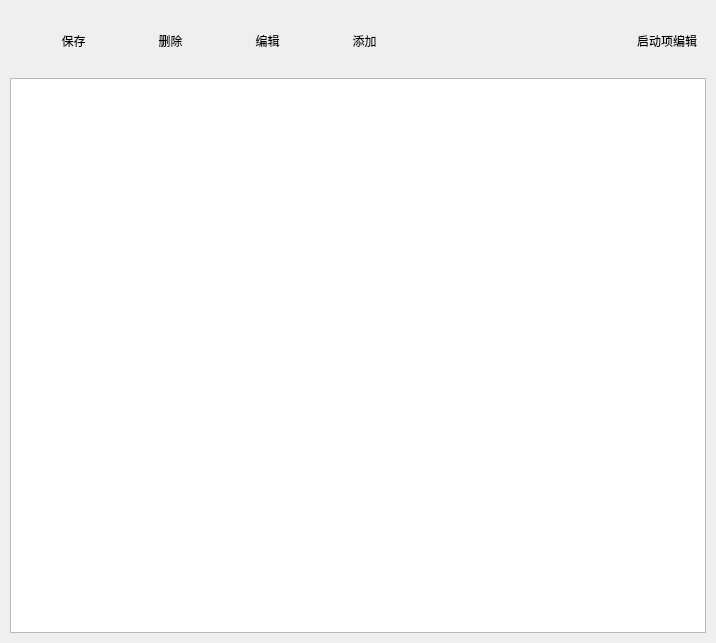
<?xml version="1.0" encoding="UTF-8"?>
<ui version="4.0">
 <class>manageStart</class>
 <widget class="QWidget" name="manageStart">
  <property name="geometry">
   <rect>
    <x>0</x>
    <y>0</y>
    <width>716</width>
    <height>643</height>
   </rect>
  </property>
  <property name="windowTitle">
   <string>启动项管理</string>
  </property>
  <layout class="QVBoxLayout" name="verticalLayout_main">
   <property name="leftMargin">
    <number>10</number>
   </property>
   <property name="topMargin">
    <number>10</number>
   </property>
   <property name="rightMargin">
    <number>10</number>
   </property>
   <property name="bottomMargin">
    <number>10</number>
   </property>
   <item>
    <widget class="QWidget" name="horizontalLayoutWidget" native="true">
     <property name="sizePolicy">
      <sizepolicy hsizetype="Preferred" vsizetype="Fixed">
       <horstretch>0</horstretch>
       <verstretch>0</verstretch>
      </sizepolicy>
     </property>
     <layout class="QHBoxLayout" name="horizontalLayout">
      <item>
       <widget class="QWidget" name="widget" native="true">
        <property name="minimumSize">
         <size>
          <width>400</width>
          <height>0</height>
         </size>
        </property>
        <layout class="QGridLayout" name="gridLayout">
         <item row="0" column="2">
          <widget class="QPushButton" name="pushButton_3">
           <property name="text">
            <string>编辑</string>
           </property>
           <property name="icon">
            <iconset resource="../../Resource.qrc">
             <normaloff>:/public/IconaMoon/General/Edit - 24x24.png</normaloff>:/public/IconaMoon/General/Edit - 24x24.png</iconset>
           </property>
           <property name="iconSize">
            <size>
             <width>24</width>
             <height>24</height>
            </size>
           </property>
           <property name="flat">
            <bool>true</bool>
           </property>
          </widget>
         </item>
         <item row="0" column="0">
          <widget class="QPushButton" name="pushButton">
           <property name="text">
            <string>保存</string>
           </property>
           <property name="icon">
            <iconset resource="../../Resource.qrc">
             <normaloff>:/public/IconaMoon/Interface/Check Square - 24x24.png</normaloff>:/public/IconaMoon/Interface/Check Square - 24x24.png</iconset>
           </property>
           <property name="iconSize">
            <size>
             <width>24</width>
             <height>24</height>
            </size>
           </property>
           <property name="flat">
            <bool>true</bool>
           </property>
          </widget>
         </item>
         <item row="0" column="1">
          <widget class="QPushButton" name="pushButton_4">
           <property name="text">
            <string>删除</string>
           </property>
           <property name="icon">
            <iconset resource="../../Resource.qrc">
             <normaloff>:/public/IconaMoon/General/Trash - 24x24.png</normaloff>:/public/IconaMoon/General/Trash - 24x24.png</iconset>
           </property>
           <property name="iconSize">
            <size>
             <width>24</width>
             <height>24</height>
            </size>
           </property>
           <property name="flat">
            <bool>true</bool>
           </property>
          </widget>
         </item>
         <item row="0" column="3">
          <widget class="QPushButton" name="pushButton_2">
           <property name="toolTipDuration">
            <number>-1</number>
           </property>
           <property name="text">
            <string>添加</string>
           </property>
           <property name="icon">
            <iconset resource="../../Resource.qrc">
             <normaloff>:/public/IconaMoon/Math/Sign -  Plus Square - 24x24.png</normaloff>:/public/IconaMoon/Math/Sign -  Plus Square - 24x24.png</iconset>
           </property>
           <property name="iconSize">
            <size>
             <width>24</width>
             <height>24</height>
            </size>
           </property>
           <property name="flat">
            <bool>true</bool>
           </property>
          </widget>
         </item>
        </layout>
       </widget>
      </item>
      <item>
       <widget class="QLabel" name="label">
        <property name="text">
         <string>启动项编辑</string>
        </property>
        <property name="alignment">
         <set>Qt::AlignRight|Qt::AlignTrailing|Qt::AlignVCenter</set>
        </property>
       </widget>
      </item>
     </layout>
    </widget>
   </item>
   <item>
    <widget class="QTreeView" name="treeView">
     <property name="sizePolicy">
      <sizepolicy hsizetype="Expanding" vsizetype="Expanding">
       <horstretch>0</horstretch>
       <verstretch>1</verstretch>
      </sizepolicy>
     </property>
    </widget>
   </item>
  </layout>
 </widget>
 <resources>
  <include location="../../Resource.qrc"/>
 </resources>
 <connections/>
</ui>
